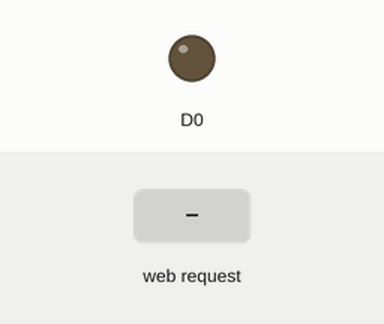
The sketch below on a simulated ESP8266 (NodeMCU). On the bench: output pins drawn as LEDs (lit = HIGH). The inputs (shaded band) are chosen by the test bench. WiFi joins after 1.5 s; servers stay silent unless stated; what the sketch prints to the serial monitor is not drawn.

Above: at 2.7 s.
2.8 s: HTTP request GET /on received
At 3.1 s:
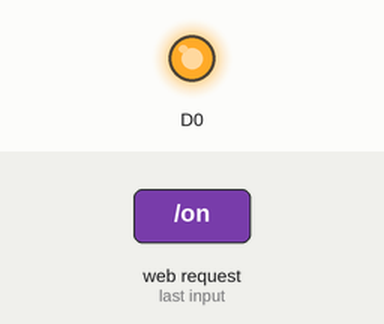
4.3 s: HTTP request GET /off received
At 5.4 s:
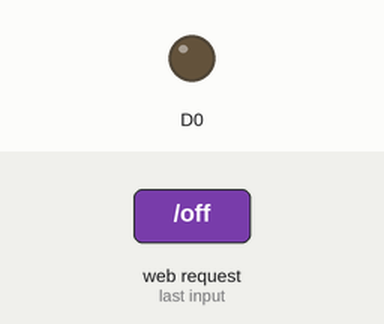
Timing chart, 0 to 7.3 s (numbered marks = the images above; inputs shaded):
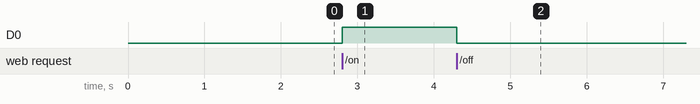

The sketch:

IPGETTING.ino
```cpp
#include <ESP8266WiFi.h>// lib
WiFiClient client; // ip address getting
WiFiServer server(80);// ip server address getting
const char* ssid = "OnePlus 8 Pro";//hotspot name
const char* password = "hello1411";// hotspot passward

String  data =""; // string data from user

void setup()
{
  pinMode (D0,OUTPUT);
  Serial.begin(115200);//baudrate
  connectWiFi();
  server.begin();
}
void connectWiFi()
{
  Serial.println("Connecting to WIFI");
  WiFi.begin(ssid, password);
  while ((!(WiFi.status() == WL_CONNECTED)))// connecting with ip address
 {
    delay(300);
    Serial.print("..");
  }
  Serial.println("");
  Serial.println("WiFi connected");
  Serial.println("NodeMCU Local IP is : ");
  Serial.print((WiFi.localIP()));// printing ip address
}
void loop()
{

    client = server.available();
    if (!client) return;
    data = checkClient ();
    Serial.println(data);//prints "on" or "off" in Serial
    if ( data=="on")
  {
     digitalWrite (D0,HIGH);
  delay(100);

  }
  if (data=="off")
  {
    digitalWrite(D0,LOW);
  delay(100);
  }
}

/***RECEIVE DATA FROM the APP ***/
String checkClient (void)
{
  while(!client.available())
  delay(1);
  String request = client.readStringUntil('\r');//reciving string data from user
  //Serial.println(request);
  request.remove(0, 5);
  request.remove(request.length()-9,9);
  return request;
}
```

Measured:
- after the input at 2.8 s, D0: LOW → HIGH at once
- after the input at 4.3 s, D0: HIGH → LOW at once
